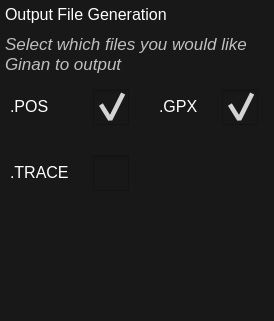
          <widget class="QWidget" name="outputTab">
           <property name="styleSheet">
            <string notr="true">background-color: rgb(24, 24, 24); color: rgb(255, 255, 255);</string>
           </property>
           <attribute name="title">
            <string>Output</string>
           </attribute>
           <layout class="QGridLayout" name="outputGridLayout">
            <property name="sizeConstraint">
             <enum>QLayout::SizeConstraint::SetDefaultConstraint</enum>
            </property>
            <property name="leftMargin">
             <number>5</number>
            </property>
            <property name="topMargin">
             <number>5</number>
            </property>
            <property name="rightMargin">
             <number>5</number>
            </property>
            <property name="bottomMargin">
             <number>5</number>
            </property>
            <property name="horizontalSpacing">
             <number>8</number>
            </property>
            <property name="verticalSpacing">
             <number>10</number>
            </property>
            <item row="6" column="0">
             <spacer name="verticalSpacer">
              <property name="orientation">
               <enum>Qt::Orientation::Vertical</enum>
              </property>
              <property name="sizeType">
               <enum>QSizePolicy::Policy::Expanding</enum>
              </property>
              <property name="sizeHint" stdset="0">
               <size>
                <width>20</width>
                <height>120</height>
               </size>
              </property>
             </spacer>
            </item>
            <item row="4" column="0">
             <widget class="QLabel" name="outptGenerationHintLabel">
              <property name="enabled">
               <bool>true</bool>
              </property>
              <property name="sizePolicy">
               <sizepolicy hsizetype="Expanding" vsizetype="Maximum">
                <horstretch>0</horstretch>
                <verstretch>0</verstretch>
               </sizepolicy>
              </property>
              <property name="font">
               <font>
                <pointsize>13</pointsize>
                <italic>true</italic>
               </font>
              </property>
              <property name="styleSheet">
               <string notr="true">color: #bfbfbf; font-size: 13pt;</string>
              </property>
              <property name="text">
               <string>Select which files you would like Ginan to output</string>
              </property>
              <property name="alignment">
               <set>Qt::AlignmentFlag::AlignBottom|Qt::AlignmentFlag::AlignLeading|Qt::AlignmentFlag::AlignLeft</set>
              </property>
              <property name="wordWrap">
               <bool>true</bool>
              </property>
             </widget>
            </item>
            <item row="5" column="0">
             <layout class="QGridLayout" name="outputGrid">
              <property name="leftMargin">
               <number>5</number>
              </property>
              <property name="topMargin">
               <number>5</number>
              </property>
              <property name="rightMargin">
               <number>5</number>
              </property>
              <property name="bottomMargin">
               <number>5</number>
              </property>
              <property name="horizontalSpacing">
               <number>24</number>
              </property>
              <property name="verticalSpacing">
               <number>30</number>
              </property>
              <item row="2" column="0">
               <widget class="QLabel" name="traceLabel">
                <property name="sizePolicy">
                 <sizepolicy hsizetype="Expanding" vsizetype="Fixed">
                  <horstretch>0</horstretch>
                  <verstretch>0</verstretch>
                 </sizepolicy>
                </property>
                <property name="font">
                 <font>
                  <pointsize>12</pointsize>
                 </font>
                </property>
                <property name="text">
                 <string>.TRACE</string>
                </property>
               </widget>
              </item>
              <item row="1" column="3">
               <widget class="QCheckBox" name="gpxCheckbox">
                <property name="sizePolicy">
                 <sizepolicy hsizetype="Minimum" vsizetype="Fixed">
                  <horstretch>0</horstretch>
                  <verstretch>0</verstretch>
                 </sizepolicy>
                </property>
                <property name="cursor">
                 <cursorShape>PointingHandCursor</cursorShape>
                </property>
                <property name="styleSheet">
                 <string notr="true">QCheckBox::indicator {
    width: 36px;
    height: 36px;
}

QCheckBox::indicator:unchecked {
    image: url(:/icon/checkbox_unselected.png);
}

QCheckBox::indicator:unchecked:hover {

	image: url(:/icon/checkbox_unselected_pressed.png);
}

QCheckBox::indicator:checked {
    image: url(:/icon/checkbox_selected.png);
}

QCheckBox::indicator:checked:hover {
    image: url(:/icon/checkbox_selected_hover.png);
}

QCheckBox::indicator:checked:disabled {
    image: url(:/icon/checkbox_selected_disabled.png);
}

QCheckBox::indicator:unchecked:disabled {
    image: url(:/icon/checkbox_unselected_disabled.png);
}</string>
                </property>
                <property name="text">
                 <string/>
                </property>
                <property name="checked">
                 <bool>true</bool>
                </property>
               </widget>
              </item>
              <item row="1" column="0">
               <widget class="QLabel" name="posLabel">
                <property name="sizePolicy">
                 <sizepolicy hsizetype="Expanding" vsizetype="Fixed">
                  <horstretch>0</horstretch>
                  <verstretch>0</verstretch>
                 </sizepolicy>
                </property>
                <property name="font">
                 <font>
                  <pointsize>12</pointsize>
                 </font>
                </property>
                <property name="text">
                 <string>.POS</string>
                </property>
               </widget>
              </item>
              <item row="1" column="2">
               <widget class="QLabel" name="gpxLabel">
                <property name="sizePolicy">
                 <sizepolicy hsizetype="Expanding" vsizetype="Fixed">
                  <horstretch>0</horstretch>
                  <verstretch>0</verstretch>
                 </sizepolicy>
                </property>
                <property name="font">
                 <font>
                  <pointsize>12</pointsize>
                 </font>
                </property>
                <property name="text">
                 <string>.GPX</string>
                </property>
               </widget>
              </item>
              <item row="2" column="1">
               <widget class="QCheckBox" name="traceCheckbox">
                <property name="enabled">
                 <bool>true</bool>
                </property>
                <property name="sizePolicy">
                 <sizepolicy hsizetype="Minimum" vsizetype="Fixed">
                  <horstretch>0</horstretch>
                  <verstretch>0</verstretch>
                 </sizepolicy>
                </property>
                <property name="cursor">
                 <cursorShape>PointingHandCursor</cursorShape>
                </property>
                <property name="styleSheet">
                 <string notr="true">QCheckBox::indicator {
    width: 36px;
    height: 36px;
}

QCheckBox::indicator:unchecked {
    image: url(:/icon/checkbox_unselected.png);
}

QCheckBox::indicator:unchecked:hover {

	image: url(:/icon/checkbox_unselected_pressed.png);
}

QCheckBox::indicator:checked {
    image: url(:/icon/checkbox_selected.png);
}

QCheckBox::indicator:checked:hover {
    image: url(:/icon/checkbox_selected_hover.png);
}

QCheckBox::indicator:checked:disabled {
    image: url(:/icon/checkbox_selected_disabled.png);
}

QCheckBox::indicator:unchecked:disabled {
    image: url(:/icon/checkbox_unselected_disabled.png);
}</string>
                </property>
                <property name="text">
                 <string/>
                </property>
               </widget>
              </item>
              <item row="1" column="1">
               <widget class="QCheckBox" name="posCheckbox">
                <property name="enabled">
                 <bool>true</bool>
                </property>
                <property name="sizePolicy">
                 <sizepolicy hsizetype="Minimum" vsizetype="Fixed">
                  <horstretch>0</horstretch>
                  <verstretch>0</verstretch>
                 </sizepolicy>
                </property>
                <property name="cursor">
                 <cursorShape>PointingHandCursor</cursorShape>
                </property>
                <property name="styleSheet">
                 <string notr="true">QCheckBox::indicator {
    width: 36px;
    height: 36px;
}

QCheckBox::indicator:unchecked {
    image: url(:/icon/checkbox_unselected.png);
}

QCheckBox::indicator:unchecked:hover {

	image: url(:/icon/checkbox_unselected_pressed.png);
}

QCheckBox::indicator:checked {
    image: url(:/icon/checkbox_selected.png);
}

QCheckBox::indicator:checked:hover {
    image: url(:/icon/checkbox_selected_hover.png);
}

QCheckBox::indicator:checked:disabled {
    image: url(:/icon/checkbox_selected_disabled.png);
}

QCheckBox::indicator:unchecked:disabled {
    image: url(:/icon/checkbox_unselected_disabled.png);
}</string>
                </property>
                <property name="text">
                 <string/>
                </property>
                <property name="checked">
                 <bool>true</bool>
                </property>
               </widget>
              </item>
             </layout>
            </item>
            <item row="3" column="0">
             <widget class="QLabel" name="outputGenerationLabel">
              <property name="enabled">
               <bool>true</bool>
              </property>
              <property name="sizePolicy">
               <sizepolicy hsizetype="Expanding" vsizetype="Maximum">
                <horstretch>0</horstretch>
                <verstretch>0</verstretch>
               </sizepolicy>
              </property>
              <property name="font">
               <font>
                <pointsize>12</pointsize>
               </font>
              </property>
              <property name="text">
               <string>Output File Generation</string>
              </property>
              <property name="alignment">
               <set>Qt::AlignmentFlag::AlignBottom|Qt::AlignmentFlag::AlignLeading|Qt::AlignmentFlag::AlignLeft</set>
              </property>
             </widget>
            </item>
           </layout>
          </widget>
